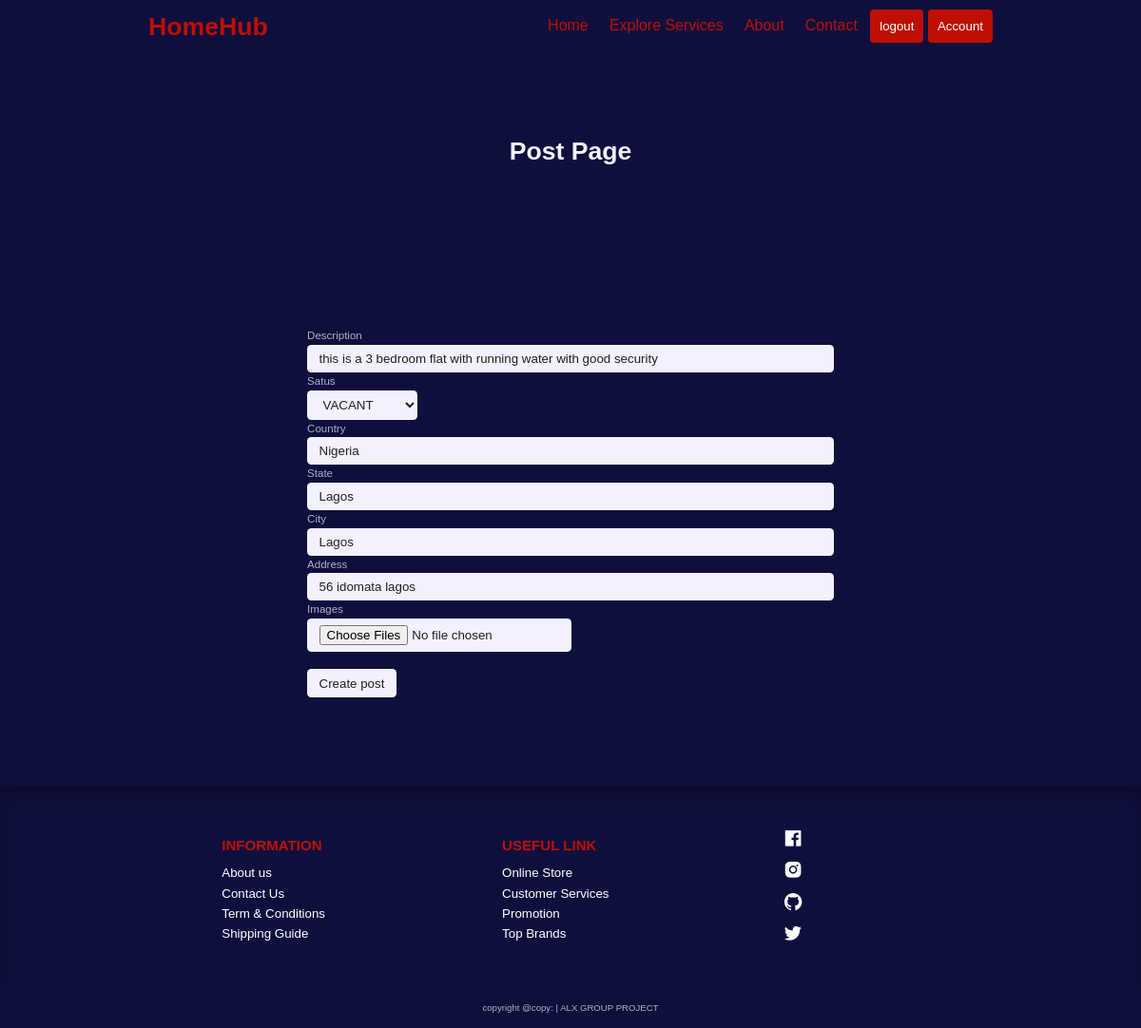
Page /posts/1/update (signed in) on the committed database.
### app/models.py (models this page shows)
class Post(db.Model):
    id = db.Column(db.Integer, primary_key=True)
    description = db.Column(db.Text, nullable=False)
    status = db.Column(db.String(10), nullable=False)
    country = db.Column(db.String(20))
    state = db.Column(db.String(20))
    city = db.Column(db.String(20), nullable=False)
    address = db.Column(db.String(100), nullable=False)
    user_id = db.Column(
        db.Integer, db.ForeignKey('user.id'), nullable=False)
    posted_time = db.Column(
        db.DateTime, nullable=False, default=lambda: datetime.now(timezone.utc))
    images = db.relationship(
        'PostImage', backref='post', lazy=True)

### app/routes.py (the view, shortened to what this page needs)
@app.route('/posts/<post_id>/update', methods=['GET', 'POST'])
@login_required
def update_post(post_id):
    post = Post.query.get_or_404(post_id)
    if post.agent != current_user:
        abort(403)
    form = PostForm(obj=post)
    return render_template('posts_form.html', title='Update Post', form=form)

### app/forms.py
class PostForm(FlaskForm):
    description = StringField(
        'Description', validators=[DataRequired(), Length(min=2, max=200)])
    country = StringField(
        'Country', validators=[Length(min=2, max=30), Optional()])
    state = StringField('State', validators=[Length(min=2, max=30)])
    city = StringField('City', validators=[DataRequired()])
    address = StringField('Address', validators=[DataRequired()])
    status = SelectField(
        'Satus',
        choices=[('VACANT', 'VACANT'), ('OCCUPIED', 'OCCUPIED')],
        validators=[DataRequired()]
    )
    images = MultipleFileField('Images', validators=[
        FileAllowed(['jpg', 'jpeg', 'png', 'gif'], 'Images only')])
    submit = SubmitField('Create post')

### app/models.py (called while the page is built)
@login.user_loader
def load_user(id):
    return User.query.get(int(id))

### app/routes.py (called while the page is built)
@app.before_request
def before_request():
    if current_user.is_authenticated:
        current_user.last_seen = datetime.now(timezone.utc)
        db.session.commit()

### app/templates/posts_form.html (shortened to what this page needs)
{% extends 'base.html' %}
    {% block content %}
    <section class="empty__page">
        <h1>Post Page</h1>
        <div>
            <form action="" method="POST" enctype="multipart/form-data">
                <p>
                    {{ form.description.label }}<br>
                    {{ form.description(size=64) }}<br>
                </p>
                <p>
                    {{ form.status.label }}<br>
                    {{ form.status() }}<br>
                </p>
                <p>
                    {{ form.country.label }}<br>
                    {{ form.country(size=64) }}<br>
                </p>
                <p>
                    {{ form.state.label }}<br>
                    {{ form.state(size=64) }}<br>
                </p>
                <p>
                    {{ form.city.label }}<br>
                    {{ form.city(size=64) }}<br>
                </p>
                <p>
                    {{ form.address.label }}<br>
                    {{ form.address(size=64) }}<br>
                </p>
                <p>
                    {{ form.images.label }}<br>
                    {{ form.images(size=64) }}<br>
                </p>
                <br>
                <p class="btn_submit">{{ form.submit() }}</p>
            </form>
        </div>
    </section>
    {% endblock content %}

### app/static/css/styles.css (style rules this page uses)
:root { --white: #fff; --black: #222; --green: #be0f02; --grey1: #f0f0f0; --grey2: #e9d7d3; }
*, *::before, *::after { margin: 0; padding: 0; box-sizing: inherit; }
html { box-sizing: border-box; font-size: 55.5%; scroll-behavior: smooth; }
body { font-family: "Roboto", sans-serif; font-size: 1.6rem; background-color: var(--white); font-weight: 400; font-style: normal; }
:root { --color-primary: #6f6af8; --color-primary-light: hsl(242, 91%, 69%, 18%); --color-primary-variant: #5854c7; --color-red: #da0f3f; --color-red-light: hsl(346, 87%, 46%, 15%); --color-green: #00c476; --color-green-light: hsl(156, 100%, 38%, 15%); --color-gray-900: #1e1e66; --color-gray-700: #2d2b7c; --color-gray-300: rgba(242, 242, 254, 0.3); --color-gray-200: rgba(242, 242, 254, 0.7); --color-white: #f2f2fe; --color-bg: #0f0f3e; --transition: all 300ms ease; --container-width-lg: 74%; --container-width-md: 88%; --form-width: 40%; --card-border-radius-1: 0.3rem; --card-border-radius-2: 0.5rem; --card-border-radius-3: 0.8rem; --card-border-radius-4: 2rem; --card-border-radius-5: 5rem; }
* { margin: 0; padding: 0; outline: 0; border: 0; appearance: 0; list-style: none; text-decoration: none; box-sizing: border-box; }
body { font-family: 'Montserrat', sans-serif; line-height: 1.6; color: var(--color-gray-200); overflow-x: hidden; background: var(--color-bg); font-size: 0.9rem; }
section { margin-top: 3rem; width: 100vw; }
h1, h2, h3, h4, h5 { color: var(--color-white); line-height: 1.3; }
h1 { font-size: 3rem; margin: 1rem 0; }
.empty__page { height: 95vh; font-size: 1.3rem; text-align: start; display: grid; place-items: center; margin-bottom: 1.5rem; margin-top: 0; }
input, textarea, select { padding: 0.8rem 1.4rem; background-color: var(--color-white); border-radius: var(--card-border-radius-2); resize: none; color: var(--black); }

### rows in the picture
Post: description "this is a 3 bedroom flat with running water with good security", status "VACANT", country "Nigeria", state "Lagos", city "Lagos", address "56 idomata lagos"
